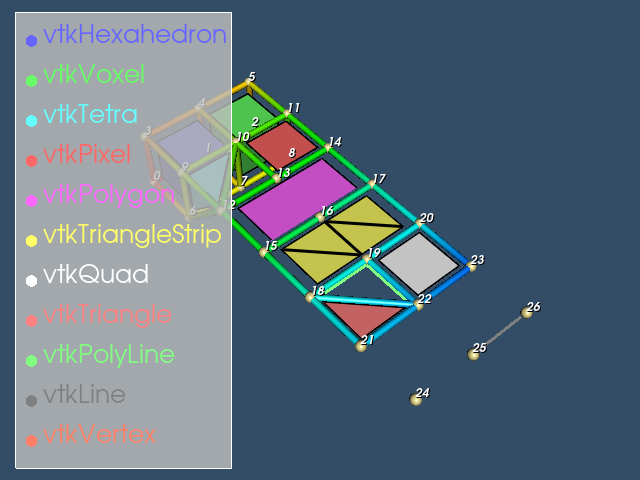

This chart was generated by the following Python code:
#!/usr/bin/env python

# Read a legacy VTK unstructured grid file containing eleven linear cell
# types, visualize the cells with shrunk geometry, tubed edges, sphere
# glyphs at vertices, point labels, and a legend box.

import os
from pathlib import Path

# Factory overrides: importing these modules registers the OpenGL rendering
# and interaction style implementations for vtkRenderingCore factory classes.
import vtkmodules.vtkInteractionStyle  # noqa: F401
import vtkmodules.vtkRenderingOpenGL2  # noqa: F401
# VTK pipeline classes used in this example
from vtkmodules.vtkCommonCore import vtkLookupTable
from vtkmodules.vtkCommonDataModel import vtkCellTypeUtilities
from vtkmodules.vtkFiltersCore import vtkExtractEdges, vtkTubeFilter
from vtkmodules.vtkFiltersGeneral import vtkShrinkFilter
from vtkmodules.vtkFiltersSources import vtkSphereSource
from vtkmodules.vtkIOLegacy import vtkUnstructuredGridReader
from vtkmodules.vtkRenderingAnnotation import vtkLegendBoxActor
from vtkmodules.vtkRenderingCore import (
    vtkActor,
    vtkActor2D,
    vtkCamera,
    vtkDataSetMapper,
    vtkGlyph3DMapper,
    vtkPolyDataMapper,
    vtkRenderWindow,
    vtkRenderWindowInteractor,
    vtkRenderer,
)
from vtkmodules.vtkRenderingLabel import vtkLabeledDataMapper

# Colors (normalized RGB)
banana_rgb = (0.890, 0.812, 0.341)
background_rgb = (0.200, 0.302, 0.400)

# Data directory: defaults to the folder containing this script
data_dir = Path(os.environ.get("VPE_DATA_DIR", Path(__file__).parent))

# Reader: load legacy VTK unstructured grid
reader = vtkUnstructuredGridReader()
reader.SetFileName(str(data_dir / "VTKCellTypes.vtk"))
reader.Update()

# Collect cell type names and their scalar values for the legend
output = reader.GetOutput()
cell_type_names = []
for i in range(output.GetNumberOfCells()):
    cell_type_id = output.GetCellType(i)
    cell_type_name = vtkCellTypeUtilities.GetClassNameFromTypeId(cell_type_id)
    cell_type_names.append(cell_type_name)

# Edge extraction: extract edges and tube them for visibility
extract_edges = vtkExtractEdges()
extract_edges.SetInputConnection(reader.GetOutputPort())

tubes = vtkTubeFilter()
tubes.SetInputConnection(extract_edges.GetOutputPort())
tubes.SetRadius(0.05)
tubes.SetNumberOfSides(21)

edge_mapper = vtkPolyDataMapper()
edge_mapper.SetInputConnection(tubes.GetOutputPort())
edge_mapper.SetScalarRange(0, 26)

edge_actor = vtkActor()
edge_actor.SetMapper(edge_mapper)
edge_actor.GetProperty().SetSpecular(0.6)
edge_actor.GetProperty().SetSpecularPower(30)

# Point glyphs: place small spheres at each vertex
sphere = vtkSphereSource()
sphere.SetPhiResolution(21)
sphere.SetThetaResolution(21)
sphere.SetRadius(0.08)

point_mapper = vtkGlyph3DMapper()
point_mapper.SetInputConnection(reader.GetOutputPort())
point_mapper.SetSourceConnection(sphere.GetOutputPort())
point_mapper.ScalingOff()
point_mapper.ScalarVisibilityOff()

point_actor = vtkActor()
point_actor.SetMapper(point_mapper)
point_actor.GetProperty().SetDiffuseColor(banana_rgb)
point_actor.GetProperty().SetSpecular(0.6)
point_actor.GetProperty().SetSpecularColor(1.0, 1.0, 1.0)
point_actor.GetProperty().SetSpecularPower(100)

# Point labels: numeric IDs at each vertex
label_mapper = vtkLabeledDataMapper()
label_mapper.SetInputConnection(reader.GetOutputPort())
label_mapper.SetLabelModeToLabelIds()
label_mapper.SetLabelFormat("%d")
label_actor = vtkActor2D()
label_actor.SetMapper(label_mapper)

# Shrunk geometry: shrink cells to reveal structure
geometry_shrink = vtkShrinkFilter()
geometry_shrink.SetInputConnection(reader.GetOutputPort())
geometry_shrink.SetShrinkFactor(0.8)

# Lookup table: copy the original for legend color retrieval
original_lut = reader.GetOutput().GetCellData().GetScalars().GetLookupTable()
legend_lut = vtkLookupTable()
legend_lut.DeepCopy(original_lut)

geometry_mapper = vtkDataSetMapper()
geometry_mapper.SetInputConnection(geometry_shrink.GetOutputPort())
geometry_mapper.SetScalarModeToUseCellData()
geometry_mapper.SetScalarRange(0, 11)

geometry_actor = vtkActor()
geometry_actor.SetMapper(geometry_mapper)
geometry_actor.GetProperty().SetLineWidth(3)
geometry_actor.GetProperty().EdgeVisibilityOn()
geometry_actor.GetProperty().SetEdgeColor(0, 0, 0)

# Legend box: annotate cell types in the corner
legend_symbol = vtkSphereSource()
legend_symbol.SetRadius(0.5)
legend_symbol.SetPhiResolution(12)
legend_symbol.SetThetaResolution(12)
legend_symbol.Update()

num_cells = len(cell_type_names)
legend_box = vtkLegendBoxActor()
legend_box.SetNumberOfEntries(num_cells)
for i in range(num_cells):
    rgba = legend_lut.GetTableValue(i)
    legend_box.SetEntry(
        i, legend_symbol.GetOutput(), cell_type_names[i],
        (rgba[0], rgba[1], rgba[2]),
    )
legend_box.UseBackgroundOn()
legend_box.SetBackgroundColor(0.75, 0.75, 0.75)
legend_box.SetBackgroundOpacity(0.8)
legend_box.GetEntryTextProperty().SetFontSize(10)
legend_box.GetPositionCoordinate().SetCoordinateSystemToNormalizedViewport()
legend_box.GetPositionCoordinate().SetValue(0.025, 0.025)
legend_box.GetPosition2Coordinate().SetCoordinateSystemToNormalizedViewport()
legend_box.GetPosition2Coordinate().SetValue(0.35, 0.95)

# Renderer: assemble the scene and configure the camera
renderer = vtkRenderer()
renderer.AddActor(geometry_actor)
renderer.AddActor(label_actor)
renderer.AddActor(edge_actor)
renderer.AddActor(point_actor)
renderer.AddActor(legend_box)
renderer.SetBackground(background_rgb)

# Window: display the rendered scene
render_window = vtkRenderWindow()
render_window.AddRenderer(renderer)
render_window.SetWindowName("read legacy unstructuredgrid")
render_window.SetMultiSamples(0)
render_window.SetSize(640, 480)

# Interactor: handle mouse and keyboard events
render_window_interactor = vtkRenderWindowInteractor()
render_window_interactor.SetRenderWindow(render_window)

# Scene: configure the camera
camera = vtkCamera()
camera.Azimuth(-40.0)
camera.Elevation(50.0)
renderer.SetActiveCamera(camera)
renderer.ResetCamera()

render_window_interactor.Initialize()
render_window_interactor.Start()
